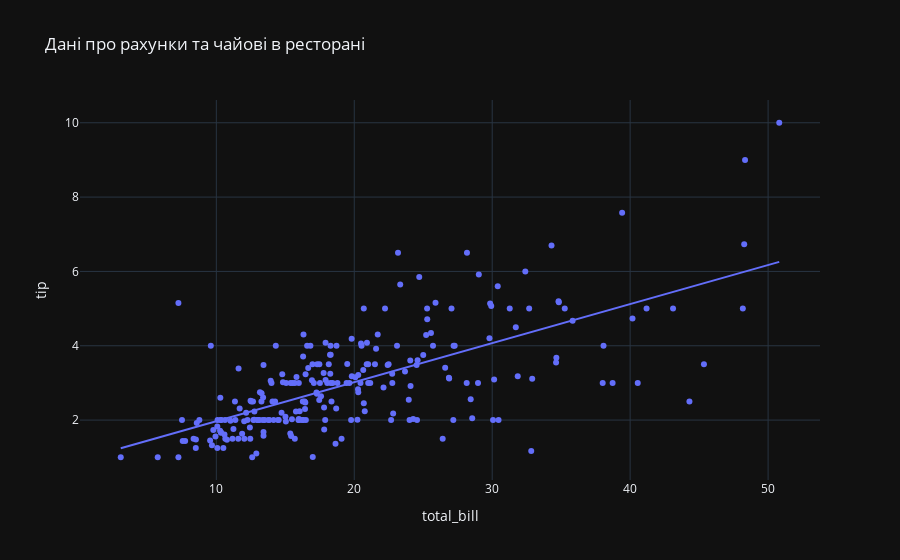

Notebook code cell kept with this figure:
### Code cell
df = px.data.tips()

fig = px.scatter(df, x='total_bill', y='tip', trendline="ols", title="Дані про рахунки та чайові в ресторані")

fig.show()

### Figure 1 — Plotly figure (JSON) as saved in the notebook; plotly's stock layout.template omitted (floating-point values rounded to 4 significant figures; data arrays with more than 128 entries replaced by an {"elided": "..."} marker saying what was removed)
{"data": [{"hovertemplate": "total_bill=%{x}<br>tip=%{y}<extra></extra>", "legendgroup": "", "marker": {"color": "#636efa", "symbol": "circle"}, "mode": "markers", "name": "", "orientation": "v", "showlegend": false, "x": {"elided": "244 float values"}, "xaxis": "x", "y": {"elided": "244 float values"}, "yaxis": "y", "type": "scatter"}, {"hovertemplate": "<b>OLS trendline</b><br>tip = 0.105025 * total_bill + 0.92027<br>R<sup>2</sup>=0.456617<br><br>total_bill=%{x}<br>tip=%{y} <b>(trend)</b><extra></extra>", "legendgroup": "", "marker": {"color": "#636efa", "symbol": "circle"}, "mode": "lines", "name": "", "showlegend": false, "x": {"elided": "244 float values"}, "xaxis": "x", "y": {"elided": "244 float values"}, "yaxis": "y", "type": "scatter"}], "layout": {"xaxis": {"anchor": "y", "domain": [0.0, 1.0], "title": {"text": "total_bill"}}, "yaxis": {"anchor": "x", "domain": [0.0, 1.0], "title": {"text": "tip"}}, "legend": {"tracegroupgap": 0}, "title": {"text": "Дані про рахунки та чайові в ресторані"}}}
